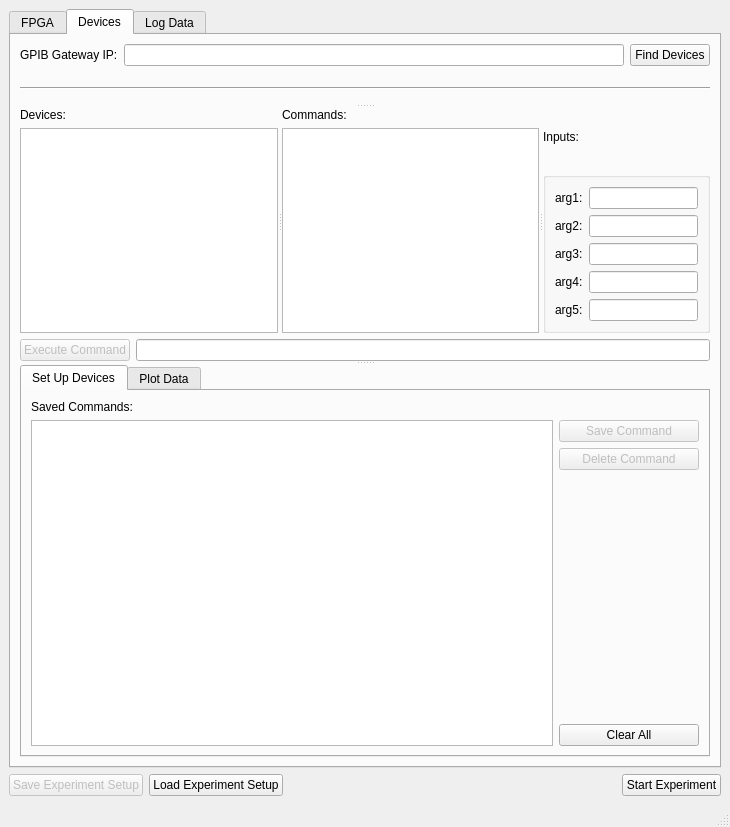
<?xml version="1.0" encoding="UTF-8"?>
<ui version="4.0">
 <class>MainWindow</class>
 <widget class="QMainWindow" name="MainWindow">
  <property name="enabled">
   <bool>true</bool>
  </property>
  <property name="geometry">
   <rect>
    <x>0</x>
    <y>0</y>
    <width>730</width>
    <height>827</height>
   </rect>
  </property>
  <property name="windowTitle">
   <string>MainWindow</string>
  </property>
  <widget class="QWidget" name="centralwidget">
   <layout class="QVBoxLayout" name="verticalLayout_12">
    <item>
     <widget class="QTabWidget" name="tabWidgetMain">
      <property name="tabPosition">
       <enum>QTabWidget::North</enum>
      </property>
      <property name="tabShape">
       <enum>QTabWidget::Rounded</enum>
      </property>
      <property name="currentIndex">
       <number>1</number>
      </property>
      <property name="elideMode">
       <enum>Qt::ElideRight</enum>
      </property>
      <widget class="QWidget" name="tab_7">
       <attribute name="title">
        <string>FPGA</string>
       </attribute>
       <layout class="QVBoxLayout" name="verticalLayout_16">
        <item>
         <layout class="QVBoxLayout" name="verticalLayout_13">
          <item>
           <widget class="QLabel" name="label_15">
            <property name="text">
             <string>Select the desired FPGA script from the drop down, or None if you don't need one.</string>
            </property>
           </widget>
          </item>
          <item>
           <widget class="QLabel" name="label_16">
            <property name="text">
             <string>If you do select one, you must also select the file or folder the FPGA will be outputting to.</string>
            </property>
           </widget>
          </item>
         </layout>
        </item>
        <item>
         <widget class="Line" name="line_2">
          <property name="orientation">
           <enum>Qt::Horizontal</enum>
          </property>
         </widget>
        </item>
        <item>
         <layout class="QHBoxLayout" name="horizontalLayout_17">
          <item>
           <widget class="QLabel" name="label_19">
            <property name="maximumSize">
             <size>
              <width>81</width>
              <height>16777215</height>
             </size>
            </property>
            <property name="text">
             <string>Select Script:</string>
            </property>
           </widget>
          </item>
          <item>
           <widget class="QComboBox" name="comboBoxFPGA">
            <item>
             <property name="text">
              <string>None</string>
             </property>
            </item>
           </widget>
          </item>
         </layout>
        </item>
        <item>
         <layout class="QHBoxLayout" name="horizontalLayout_15">
          <item>
           <widget class="QPushButton" name="pushButtonSelectFile">
            <property name="text">
             <string>Select Output File(s)</string>
            </property>
           </widget>
          </item>
          <item>
           <widget class="QPushButton" name="pushButtonSelectFolder">
            <property name="text">
             <string>Select Output Folder</string>
            </property>
           </widget>
          </item>
         </layout>
        </item>
        <item>
         <widget class="QScrollArea" name="scrollArea">
          <property name="sizePolicy">
           <sizepolicy hsizetype="Expanding" vsizetype="Expanding">
            <horstretch>0</horstretch>
            <verstretch>0</verstretch>
           </sizepolicy>
          </property>
          <property name="maximumSize">
           <size>
            <width>16777215</width>
            <height>16777215</height>
           </size>
          </property>
          <property name="widgetResizable">
           <bool>true</bool>
          </property>
          <widget class="QWidget" name="scrollAreaWidgetContents">
           <property name="geometry">
            <rect>
             <x>0</x>
             <y>0</y>
             <width>658</width>
             <height>510</height>
            </rect>
           </property>
           <layout class="QVBoxLayout" name="verticalLayout_14">
            <item>
             <widget class="QLabel" name="labelFPGALocation">
              <property name="text">
               <string>No File/Folder Selected</string>
              </property>
             </widget>
            </item>
           </layout>
          </widget>
         </widget>
        </item>
       </layout>
      </widget>
      <widget class="QWidget" name="tab_3">
       <attribute name="title">
        <string>Devices</string>
       </attribute>
       <layout class="QVBoxLayout" name="verticalLayout_11">
        <item>
         <layout class="QHBoxLayout" name="horizontalLayout_3">
          <item>
           <widget class="QLabel" name="label">
            <property name="text">
             <string>GPIB Gateway IP:</string>
            </property>
           </widget>
          </item>
          <item>
           <widget class="QLineEdit" name="lineEditIP">
            <property name="text">
             <string/>
            </property>
           </widget>
          </item>
          <item>
           <widget class="QPushButton" name="pushButtonFindDevices">
            <property name="text">
             <string>Find Devices</string>
            </property>
           </widget>
          </item>
         </layout>
        </item>
        <item>
         <widget class="QSplitter" name="splitter_vert">
          <property name="orientation">
           <enum>Qt::Vertical</enum>
          </property>
          <widget class="QSplitter" name="splitter_top">
           <property name="orientation">
            <enum>Qt::Vertical</enum>
           </property>
           <widget class="Line" name="line">
            <property name="orientation">
             <enum>Qt::Horizontal</enum>
            </property>
           </widget>
           <widget class="QWidget" name="layoutWidget_2">
            <layout class="QVBoxLayout" name="verticalLayout_5">
             <item>
              <widget class="QSplitter" name="splitter">
               <property name="orientation">
                <enum>Qt::Horizontal</enum>
               </property>
               <widget class="QWidget" name="layoutWidget_3">
                <layout class="QVBoxLayout" name="verticalLayout_2">
                 <item>
                  <widget class="QLabel" name="label_2">
                   <property name="text">
                    <string>Devices:</string>
                   </property>
                  </widget>
                 </item>
                 <item>
                  <widget class="QListWidget" name="listWidgetDevices"/>
                 </item>
                </layout>
               </widget>
               <widget class="QWidget" name="layoutWidget_4">
                <layout class="QVBoxLayout" name="verticalLayout_3">
                 <item>
                  <widget class="QLabel" name="label_3">
                   <property name="text">
                    <string>Commands:</string>
                   </property>
                  </widget>
                 </item>
                 <item>
                  <widget class="QListWidget" name="listWidgetCommands"/>
                 </item>
                </layout>
               </widget>
               <widget class="QWidget" name="layoutWidget_5">
                <layout class="QVBoxLayout" name="verticalLayoutArguments">
                 <item>
                  <widget class="QLabel" name="label_4">
                   <property name="text">
                    <string>Inputs:</string>
                   </property>
                  </widget>
                 </item>
                 <item>
                  <widget class="QGroupBox" name="groupBox">
                   <property name="title">
                    <string/>
                   </property>
                   <layout class="QVBoxLayout" name="verticalLayout_4">
                    <item>
                     <layout class="QVBoxLayout" name="verticalLayout">
                      <item>
                       <layout class="QHBoxLayout" name="horizontalLayout">
                        <item>
                         <widget class="QLabel" name="labelArg1">
                          <property name="text">
                           <string>arg1:</string>
                          </property>
                         </widget>
                        </item>
                        <item>
                         <widget class="QLineEdit" name="lineEditArg1">
                          <property name="sizePolicy">
                           <sizepolicy hsizetype="Expanding" vsizetype="Fixed">
                            <horstretch>0</horstretch>
                            <verstretch>0</verstretch>
                           </sizepolicy>
                          </property>
                          <property name="minimumSize">
                           <size>
                            <width>0</width>
                            <height>0</height>
                           </size>
                          </property>
                         </widget>
                        </item>
                       </layout>
                      </item>
                      <item>
                       <layout class="QHBoxLayout" name="horizontalLayout_4">
                        <item>
                         <widget class="QLabel" name="labelArg2">
                          <property name="text">
                           <string>arg2:</string>
                          </property>
                         </widget>
                        </item>
                        <item>
                         <widget class="QLineEdit" name="lineEditArg2">
                          <property name="minimumSize">
                           <size>
                            <width>0</width>
                            <height>0</height>
                           </size>
                          </property>
                         </widget>
                        </item>
                       </layout>
                      </item>
                      <item>
                       <layout class="QHBoxLayout" name="horizontalLayout_5">
                        <item>
                         <widget class="QLabel" name="labelArg3">
                          <property name="text">
                           <string>arg3:</string>
                          </property>
                         </widget>
                        </item>
                        <item>
                         <widget class="QLineEdit" name="lineEditArg3">
                          <property name="minimumSize">
                           <size>
                            <width>0</width>
                            <height>0</height>
                           </size>
                          </property>
                         </widget>
                        </item>
                       </layout>
                      </item>
                      <item>
                       <layout class="QHBoxLayout" name="horizontalLayout_6">
                        <item>
                         <widget class="QLabel" name="labelArg4">
                          <property name="text">
                           <string>arg4:</string>
                          </property>
                         </widget>
                        </item>
                        <item>
                         <widget class="QLineEdit" name="lineEditArg4">
                          <property name="minimumSize">
                           <size>
                            <width>0</width>
                            <height>0</height>
                           </size>
                          </property>
                         </widget>
                        </item>
                       </layout>
                      </item>
                      <item>
                       <layout class="QHBoxLayout" name="horizontalLayout_7">
                        <item>
                         <widget class="QLabel" name="labelArg5">
                          <property name="text">
                           <string>arg5:</string>
                          </property>
                         </widget>
                        </item>
                        <item>
                         <widget class="QLineEdit" name="lineEditArg5">
                          <property name="minimumSize">
                           <size>
                            <width>0</width>
                            <height>0</height>
                           </size>
                          </property>
                         </widget>
                        </item>
                       </layout>
                      </item>
                     </layout>
                    </item>
                   </layout>
                  </widget>
                 </item>
                </layout>
               </widget>
              </widget>
             </item>
             <item>
              <layout class="QHBoxLayout" name="horizontalLayout_2">
               <item>
                <widget class="QPushButton" name="pushButtonExecute">
                 <property name="enabled">
                  <bool>false</bool>
                 </property>
                 <property name="text">
                  <string>Execute Command</string>
                 </property>
                </widget>
               </item>
               <item>
                <widget class="QLineEdit" name="lineEditResult"/>
               </item>
              </layout>
             </item>
            </layout>
           </widget>
          </widget>
          <widget class="QTabWidget" name="tabWidgetDevices">
           <property name="currentIndex">
            <number>0</number>
           </property>
           <widget class="QWidget" name="tab_5">
            <attribute name="title">
             <string>Set Up Devices</string>
            </attribute>
            <layout class="QHBoxLayout" name="horizontalLayout_12">
             <item>
              <layout class="QHBoxLayout" name="horizontalLayoutSavedCommands">
               <item>
                <layout class="QVBoxLayout" name="verticalLayout_7">
                 <item>
                  <widget class="QLabel" name="label_5">
                   <property name="text">
                    <string>Saved Commands:</string>
                   </property>
                  </widget>
                 </item>
                 <item>
                  <widget class="QListWidget" name="listWidgetSavedCommands">
                   <property name="enabled">
                    <bool>true</bool>
                   </property>
                   <property name="sizePolicy">
                    <sizepolicy hsizetype="Preferred" vsizetype="Expanding">
                     <horstretch>0</horstretch>
                     <verstretch>0</verstretch>
                    </sizepolicy>
                   </property>
                  </widget>
                 </item>
                </layout>
               </item>
               <item>
                <layout class="QVBoxLayout" name="verticalLayoutCommandButtons">
                 <property name="sizeConstraint">
                  <enum>QLayout::SetMinAndMaxSize</enum>
                 </property>
                 <item>
                  <widget class="QLabel" name="label_6">
                   <property name="maximumSize">
                    <size>
                     <width>159</width>
                     <height>16777215</height>
                    </size>
                   </property>
                   <property name="text">
                    <string/>
                   </property>
                  </widget>
                 </item>
                 <item>
                  <widget class="QPushButton" name="pushButtonSave">
                   <property name="enabled">
                    <bool>false</bool>
                   </property>
                   <property name="maximumSize">
                    <size>
                     <width>140</width>
                     <height>16777215</height>
                    </size>
                   </property>
                   <property name="text">
                    <string>Save Command</string>
                   </property>
                  </widget>
                 </item>
                 <item>
                  <widget class="QPushButton" name="pushButtonDelete">
                   <property name="enabled">
                    <bool>false</bool>
                   </property>
                   <property name="maximumSize">
                    <size>
                     <width>140</width>
                     <height>16777215</height>
                    </size>
                   </property>
                   <property name="text">
                    <string>Delete Command</string>
                   </property>
                  </widget>
                 </item>
                 <item>
                  <spacer name="verticalSpacer">
                   <property name="orientation">
                    <enum>Qt::Vertical</enum>
                   </property>
                   <property name="sizeHint" stdset="0">
                    <size>
                     <width>20</width>
                     <height>40</height>
                    </size>
                   </property>
                  </spacer>
                 </item>
                 <item>
                  <widget class="QPushButton" name="pushButtonClear">
                   <property name="maximumSize">
                    <size>
                     <width>140</width>
                     <height>16777215</height>
                    </size>
                   </property>
                   <property name="text">
                    <string>Clear All</string>
                   </property>
                  </widget>
                 </item>
                </layout>
               </item>
              </layout>
             </item>
            </layout>
           </widget>
           <widget class="QWidget" name="tab_6">
            <attribute name="title">
             <string>Plot Data</string>
            </attribute>
            <layout class="QHBoxLayout" name="horizontalLayout_13">
             <item>
              <layout class="QGridLayout" name="gridLayoutPlots">
               <item row="0" column="1">
                <widget class="QGroupBox" name="groupBoxPlot1">
                 <property name="enabled">
                  <bool>true</bool>
                 </property>
                 <property name="minimumSize">
                  <size>
                   <width>300</width>
                   <height>136</height>
                  </size>
                 </property>
                 <property name="maximumSize">
                  <size>
                   <width>207</width>
                   <height>142</height>
                  </size>
                 </property>
                 <property name="title">
                  <string>Plot 1</string>
                 </property>
                 <layout class="QVBoxLayout" name="verticalLayout_6">
                  <item>
                   <layout class="QHBoxLayout" name="horizontalLayout_18">
                    <item>
                     <widget class="QPushButton" name="pushButtonPlot1">
                      <property name="text">
                       <string>Display Here</string>
                      </property>
                     </widget>
                    </item>
                    <item>
                     <widget class="QPushButton" name="pushButtonClearPlot1">
                      <property name="text">
                       <string>Clear</string>
                      </property>
                     </widget>
                    </item>
                   </layout>
                  </item>
                  <item>
                   <layout class="QHBoxLayout" name="horizontalLayout_8">
                    <item>
                     <widget class="QLabel" name="label_7">
                      <property name="text">
                       <string>Every</string>
                      </property>
                      <property name="alignment">
                       <set>Qt::AlignRight|Qt::AlignTrailing|Qt::AlignVCenter</set>
                      </property>
                     </widget>
                    </item>
                    <item>
                     <widget class="QDoubleSpinBox" name="doubleSpinBoxPlot1">
                      <property name="prefix">
                       <string/>
                      </property>
                      <property name="suffix">
                       <string/>
                      </property>
                      <property name="minimum">
                       <double>0.500000000000000</double>
                      </property>
                      <property name="singleStep">
                       <double>0.500000000000000</double>
                      </property>
                      <property name="value">
                       <double>5.000000000000000</double>
                      </property>
                     </widget>
                    </item>
                    <item>
                     <widget class="QLabel" name="label_8">
                      <property name="text">
                       <string>seconds</string>
                      </property>
                     </widget>
                    </item>
                   </layout>
                  </item>
                  <item>
                   <widget class="QLabel" name="labelPlot1">
                    <property name="frameShape">
                     <enum>QFrame::Box</enum>
                    </property>
                    <property name="frameShadow">
                     <enum>QFrame::Sunken</enum>
                    </property>
                    <property name="text">
                     <string/>
                    </property>
                    <property name="alignment">
                     <set>Qt::AlignCenter</set>
                    </property>
                   </widget>
                  </item>
                 </layout>
                </widget>
               </item>
               <item row="1" column="2">
                <widget class="QGroupBox" name="groupBoxPlot4">
                 <property name="enabled">
                  <bool>true</bool>
                 </property>
                 <property name="minimumSize">
                  <size>
                   <width>300</width>
                   <height>135</height>
                  </size>
                 </property>
                 <property name="maximumSize">
                  <size>
                   <width>207</width>
                   <height>141</height>
                  </size>
                 </property>
                 <property name="title">
                  <string>Plot 4</string>
                 </property>
                 <layout class="QVBoxLayout" name="verticalLayout_10">
                  <item>
                   <layout class="QHBoxLayout" name="horizontalLayout_21">
                    <item>
                     <widget class="QPushButton" name="pushButtonPlot4">
                      <property name="text">
                       <string>Display Here</string>
                      </property>
                     </widget>
                    </item>
                    <item>
                     <widget class="QPushButton" name="pushButtonClearPlot4">
                      <property name="text">
                       <string>Clear</string>
                      </property>
                     </widget>
                    </item>
                   </layout>
                  </item>
                  <item>
                   <layout class="QHBoxLayout" name="horizontalLayout_11">
                    <item>
                     <widget class="QLabel" name="label_13">
                      <property name="text">
                       <string>Every</string>
                      </property>
                      <property name="alignment">
                       <set>Qt::AlignRight|Qt::AlignTrailing|Qt::AlignVCenter</set>
                      </property>
                     </widget>
                    </item>
                    <item>
                     <widget class="QDoubleSpinBox" name="doubleSpinBoxPlot4">
                      <property name="minimum">
                       <double>0.500000000000000</double>
                      </property>
                      <property name="singleStep">
                       <double>0.500000000000000</double>
                      </property>
                      <property name="value">
                       <double>5.000000000000000</double>
                      </property>
                     </widget>
                    </item>
                    <item>
                     <widget class="QLabel" name="label_14">
                      <property name="text">
                       <string>seconds</string>
                      </property>
                     </widget>
                    </item>
                   </layout>
                  </item>
                  <item>
                   <widget class="QLabel" name="labelPlot4">
                    <property name="frameShape">
                     <enum>QFrame::Box</enum>
                    </property>
                    <property name="frameShadow">
                     <enum>QFrame::Sunken</enum>
                    </property>
                    <property name="text">
                     <string/>
                    </property>
                    <property name="alignment">
                     <set>Qt::AlignCenter</set>
                    </property>
                   </widget>
                  </item>
                 </layout>
                </widget>
               </item>
               <item row="0" column="2">
                <widget class="QGroupBox" name="groupBoxPlot3">
                 <property name="enabled">
                  <bool>true</bool>
                 </property>
                 <property name="minimumSize">
                  <size>
                   <width>300</width>
                   <height>135</height>
                  </size>
                 </property>
                 <property name="maximumSize">
                  <size>
                   <width>207</width>
                   <height>141</height>
                  </size>
                 </property>
                 <property name="title">
                  <string>Plot 3</string>
                 </property>
                 <layout class="QVBoxLayout" name="verticalLayout_9">
                  <item>
                   <layout class="QHBoxLayout" name="horizontalLayout_20">
                    <item>
                     <widget class="QPushButton" name="pushButtonPlot3">
                      <property name="text">
                       <string>Display Here</string>
                      </property>
                     </widget>
                    </item>
                    <item>
                     <widget class="QPushButton" name="pushButtonClearPlot3">
                      <property name="text">
                       <string>Clear</string>
                      </property>
                     </widget>
                    </item>
                   </layout>
                  </item>
                  <item>
                   <layout class="QHBoxLayout" name="horizontalLayout_10">
                    <item>
                     <widget class="QLabel" name="label_11">
                      <property name="text">
                       <string>Every</string>
                      </property>
                      <property name="alignment">
                       <set>Qt::AlignRight|Qt::AlignTrailing|Qt::AlignVCenter</set>
                      </property>
                     </widget>
                    </item>
                    <item>
                     <widget class="QDoubleSpinBox" name="doubleSpinBoxPlot3">
                      <property name="minimum">
                       <double>0.500000000000000</double>
                      </property>
                      <property name="singleStep">
                       <double>0.500000000000000</double>
                      </property>
                      <property name="value">
                       <double>5.000000000000000</double>
                      </property>
                     </widget>
                    </item>
                    <item>
                     <widget class="QLabel" name="label_12">
                      <property name="text">
                       <string>seconds</string>
                      </property>
                     </widget>
                    </item>
                   </layout>
                  </item>
                  <item>
                   <widget class="QLabel" name="labelPlot3">
                    <property name="frameShape">
                     <enum>QFrame::Box</enum>
                    </property>
                    <property name="frameShadow">
                     <enum>QFrame::Sunken</enum>
                    </property>
                    <property name="text">
                     <string/>
                    </property>
                    <property name="alignment">
                     <set>Qt::AlignCenter</set>
                    </property>
                   </widget>
                  </item>
                 </layout>
                </widget>
               </item>
               <item row="1" column="1">
                <widget class="QGroupBox" name="groupBoxPlot2">
                 <property name="enabled">
                  <bool>true</bool>
                 </property>
                 <property name="minimumSize">
                  <size>
                   <width>300</width>
                   <height>136</height>
                  </size>
                 </property>
                 <property name="maximumSize">
                  <size>
                   <width>207</width>
                   <height>142</height>
                  </size>
                 </property>
                 <property name="layoutDirection">
                  <enum>Qt::LeftToRight</enum>
                 </property>
                 <property name="title">
                  <string>Plot 2</string>
                 </property>
                 <property name="alignment">
                  <set>Qt::AlignLeading|Qt::AlignLeft|Qt::AlignVCenter</set>
                 </property>
                 <property name="flat">
                  <bool>false</bool>
                 </property>
                 <layout class="QVBoxLayout" name="verticalLayout_8">
                  <item>
                   <layout class="QHBoxLayout" name="horizontalLayout_19">
                    <item>
                     <widget class="QPushButton" name="pushButtonPlot2">
                      <property name="text">
                       <string>Display Here</string>
                      </property>
                     </widget>
                    </item>
                    <item>
                     <widget class="QPushButton" name="pushButtonClearPlot2">
                      <property name="text">
                       <string>Clear</string>
                      </property>
                     </widget>
                    </item>
                   </layout>
                  </item>
                  <item>
                   <layout class="QHBoxLayout" name="horizontalLayout_9">
                    <item>
                     <widget class="QLabel" name="label_9">
                      <property name="text">
                       <string>Every</string>
                      </property>
                      <property name="alignment">
                       <set>Qt::AlignRight|Qt::AlignTrailing|Qt::AlignVCenter</set>
                      </property>
                     </widget>
                    </item>
                    <item>
                     <widget class="QDoubleSpinBox" name="doubleSpinBoxPlot2">
                      <property name="minimum">
                       <double>0.500000000000000</double>
                      </property>
                      <property name="singleStep">
                       <double>0.500000000000000</double>
                      </property>
                      <property name="value">
                       <double>5.000000000000000</double>
                      </property>
                     </widget>
                    </item>
                    <item>
                     <widget class="QLabel" name="label_10">
                      <property name="text">
                       <string>seconds</string>
                      </property>
                     </widget>
                    </item>
                   </layout>
                  </item>
                  <item>
                   <widget class="QLabel" name="labelPlot2">
                    <property name="frameShape">
                     <enum>QFrame::Box</enum>
                    </property>
                    <property name="frameShadow">
                     <enum>QFrame::Sunken</enum>
                    </property>
                    <property name="text">
                     <string/>
                    </property>
                    <property name="alignment">
                     <set>Qt::AlignCenter</set>
                    </property>
                   </widget>
                  </item>
                 </layout>
                </widget>
               </item>
              </layout>
             </item>
            </layout>
           </widget>
          </widget>
         </widget>
        </item>
       </layout>
      </widget>
      <widget class="QWidget" name="tab_4">
       <attribute name="title">
        <string>Log Data</string>
       </attribute>
       <layout class="QVBoxLayout" name="verticalLayout_15">
        <item>
         <widget class="QCheckBox" name="checkBoxLogData">
          <property name="text">
           <string>Save Log File?</string>
          </property>
          <property name="tristate">
           <bool>false</bool>
          </property>
         </widget>
        </item>
        <item>
         <layout class="QHBoxLayout" name="horizontalLayout_16">
          <item>
           <widget class="QPushButton" name="pushButtonLogLocation">
            <property name="enabled">
             <bool>false</bool>
            </property>
            <property name="text">
             <string>Select Location</string>
            </property>
           </widget>
          </item>
          <item>
           <spacer name="horizontalSpacer_2">
            <property name="orientation">
             <enum>Qt::Horizontal</enum>
            </property>
            <property name="sizeHint" stdset="0">
             <size>
              <width>40</width>
              <height>20</height>
             </size>
            </property>
           </spacer>
          </item>
         </layout>
        </item>
        <item>
         <widget class="QLabel" name="labelLocationSelected">
          <property name="text">
           <string/>
          </property>
         </widget>
        </item>
        <item>
         <spacer name="verticalSpacer_3">
          <property name="orientation">
           <enum>Qt::Vertical</enum>
          </property>
          <property name="sizeHint" stdset="0">
           <size>
            <width>20</width>
            <height>513</height>
           </size>
          </property>
         </spacer>
        </item>
       </layout>
      </widget>
     </widget>
    </item>
    <item>
     <layout class="QHBoxLayout" name="horizontalLayout_14">
      <item>
       <widget class="QPushButton" name="pushButtonSaveExperiment">
        <property name="enabled">
         <bool>false</bool>
        </property>
        <property name="text">
         <string>Save Experiment Setup</string>
        </property>
       </widget>
      </item>
      <item>
       <widget class="QPushButton" name="pushButtonLoadExperiment">
        <property name="text">
         <string>Load Experiment Setup</string>
        </property>
       </widget>
      </item>
      <item>
       <spacer name="horizontalSpacer">
        <property name="orientation">
         <enum>Qt::Horizontal</enum>
        </property>
        <property name="sizeHint" stdset="0">
         <size>
          <width>40</width>
          <height>20</height>
         </size>
        </property>
       </spacer>
      </item>
      <item>
       <widget class="QPushButton" name="pushButtonDone">
        <property name="enabled">
         <bool>true</bool>
        </property>
        <property name="text">
         <string>Start Experiment</string>
        </property>
       </widget>
      </item>
     </layout>
    </item>
   </layout>
  </widget>
  <widget class="QMenuBar" name="menubar">
   <property name="geometry">
    <rect>
     <x>0</x>
     <y>0</y>
     <width>730</width>
     <height>22</height>
    </rect>
   </property>
  </widget>
  <widget class="QStatusBar" name="statusbar"/>
 </widget>
 <resources/>
 <connections/>
</ui>
